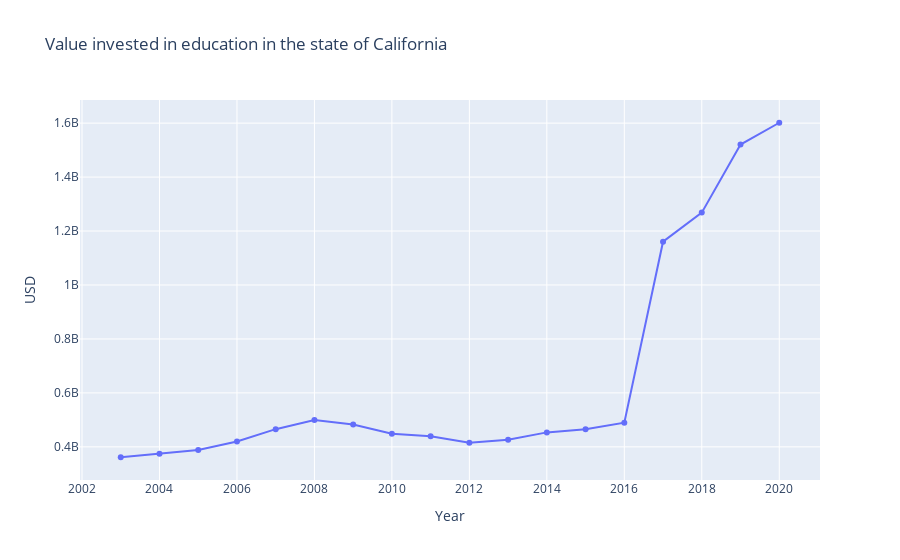

The notebook cell this image was saved under:
### Code cell
import plotly.express as px

values_df = df_totals_california_s[:18]
values_df

fig = px.line(values_df, x="Year", y='Values',markers=True, 
              title="Value invested in education in the state of California",   labels={
                     "Values": "USD"
                 })

fig.show()

### Figure 1 — Plotly figure (JSON) as saved in the notebook; plotly's stock layout.template omitted (floating-point values rounded to 4 significant figures)
{"data": [{"hovertemplate": "Year=%{x}<br>USD=%{y}<extra></extra>", "legendgroup": "", "line": {"color": "#636efa", "dash": "solid"}, "marker": {"symbol": "circle"}, "mode": "lines+markers", "name": "", "orientation": "v", "showlegend": false, "type": "scatter", "x": [2003, 2004, 2005, 2006, 2007, 2008, 2009, 2010, 2011, 2012, 2013, 2014, 2015, 2016, 2017, 2018, 2019, 2020], "xaxis": "x", "y": [361444891, 374040953, 388158152, 420068555, 465557639, 499335099, 483138341, 448348040, 439171885, 415642826, 426035663, 453634436, 465227141, 489443548, 1160503632, 1268263217, 1520419769, 1601394859], "yaxis": "y"}], "layout": {"legend": {"tracegroupgap": 0}, "title": {"text": "Value invested in education in the state of California"}, "xaxis": {"anchor": "y", "domain": [0, 1], "title": {"text": "Year"}}, "yaxis": {"anchor": "x", "domain": [0, 1], "title": {"text": "USD"}}}}
